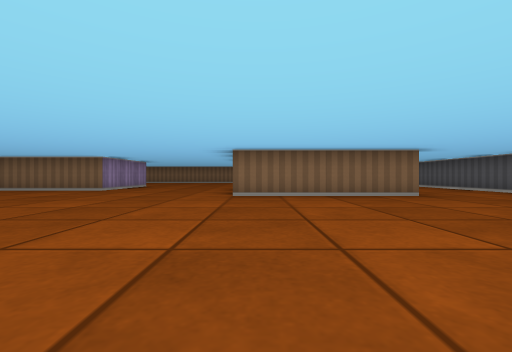
view 1 (above)

23 first-person views from a walk through a cub3D maze. The camera is about half as high as the walls, looks level and sees 90° across. The floor is counted in squares. Each view is taken from the middle of a square. On the plan, view 1 faces up. The plan holds only what a view shows up to about 9 squares ahead; the rest is blank.

view 2
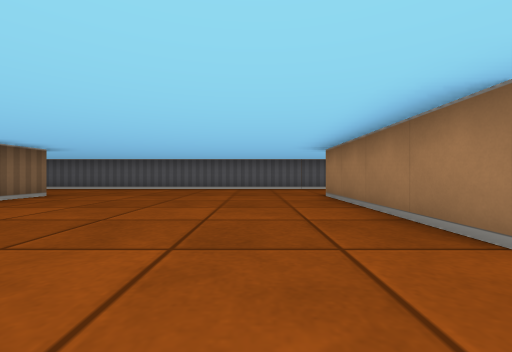

view 3
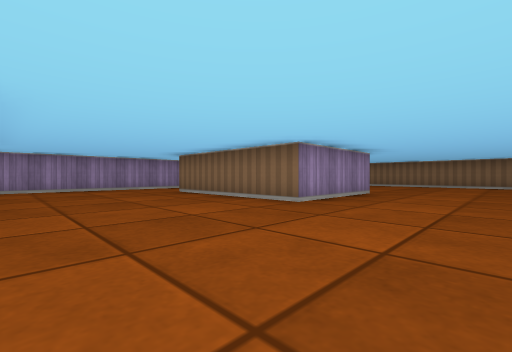

view 4
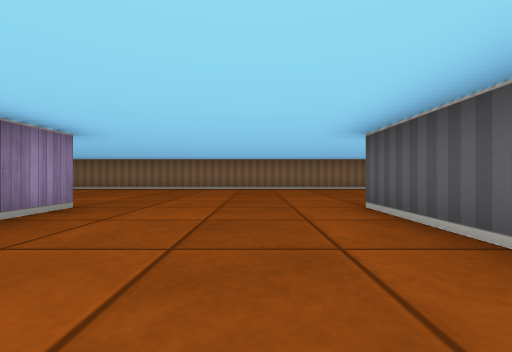

view 5
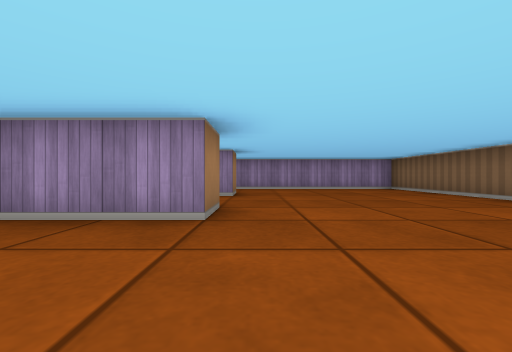

view 6
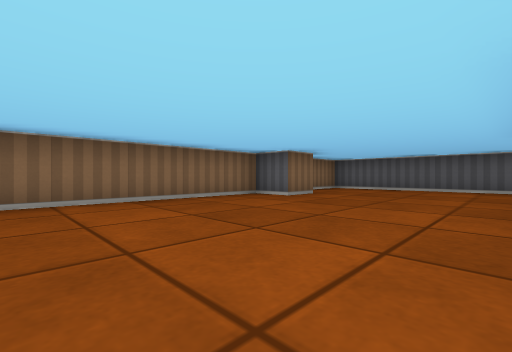

view 7
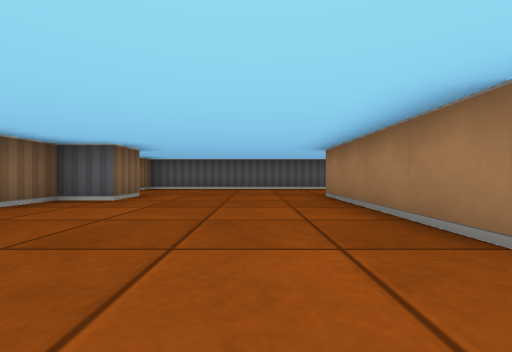

view 8
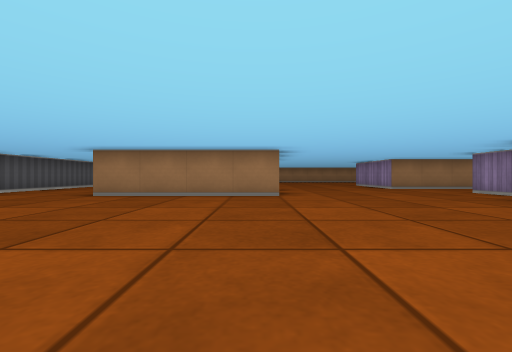

view 9
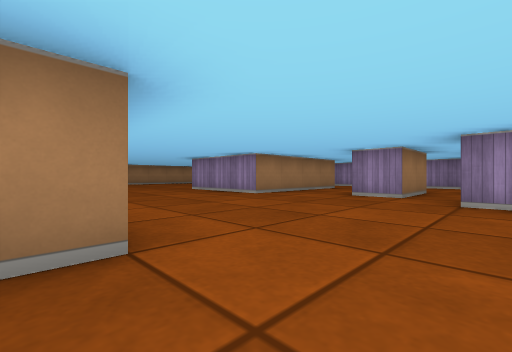

view 10
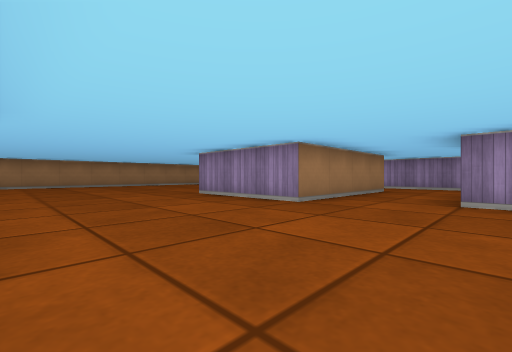

view 11
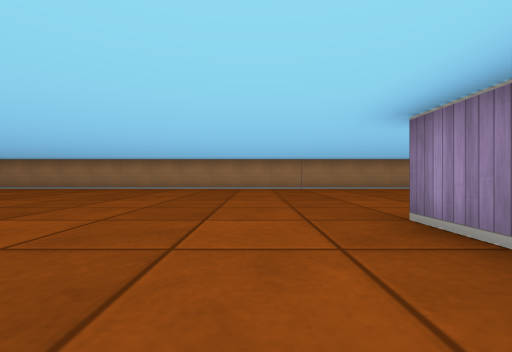

view 12
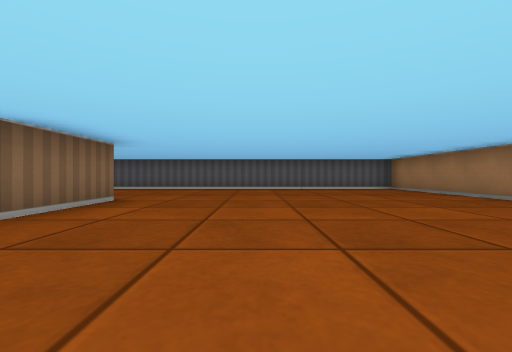

view 13
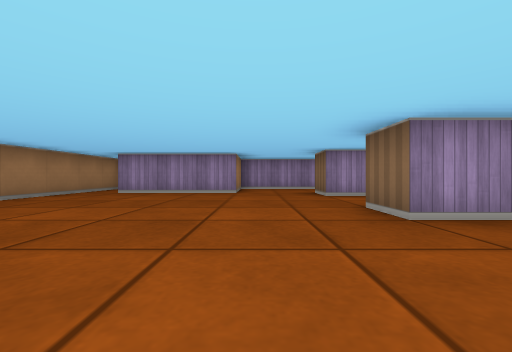

view 14
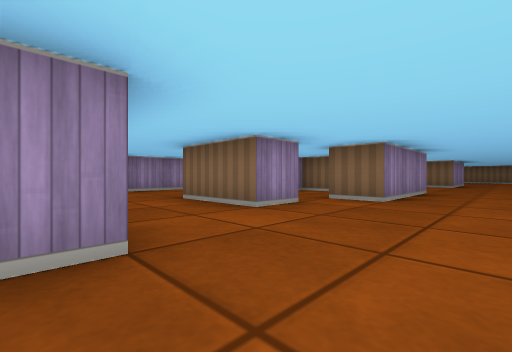

view 15
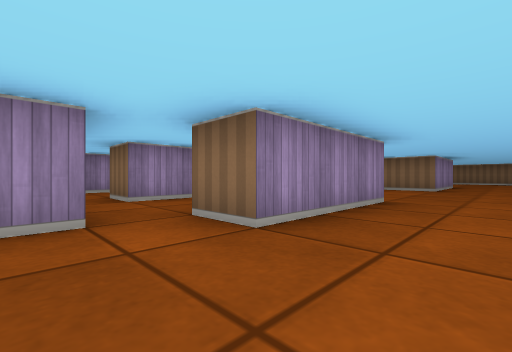

view 16
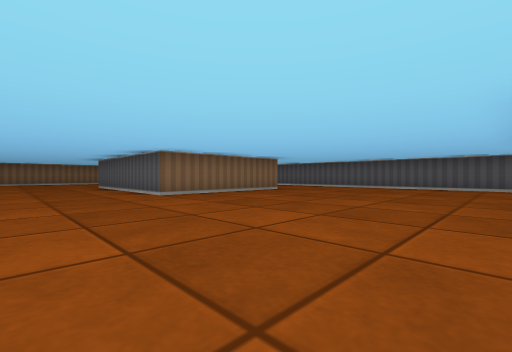

view 17
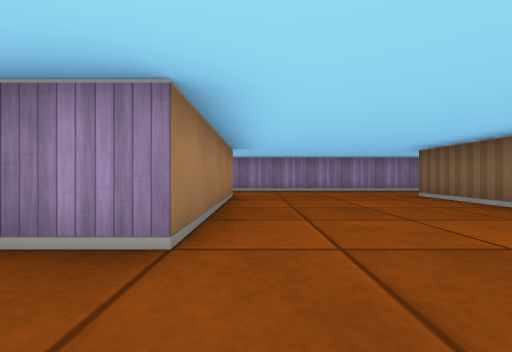

view 18
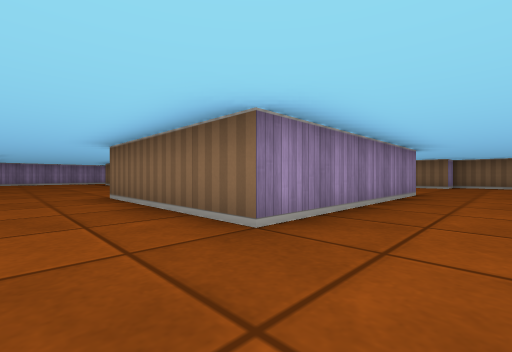

view 19
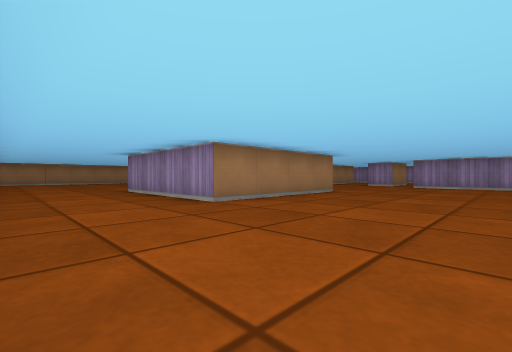

view 20
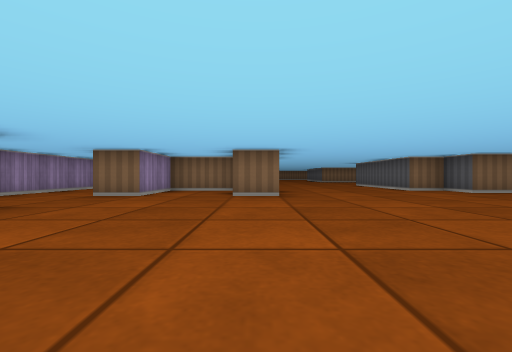

view 21
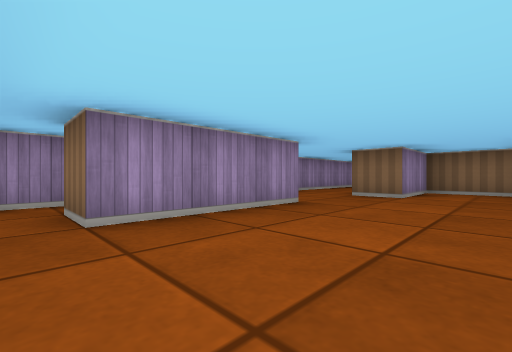

view 22
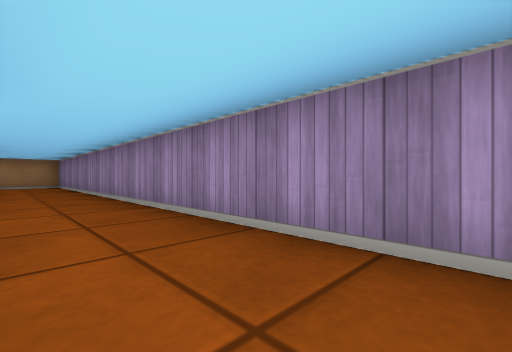

view 23
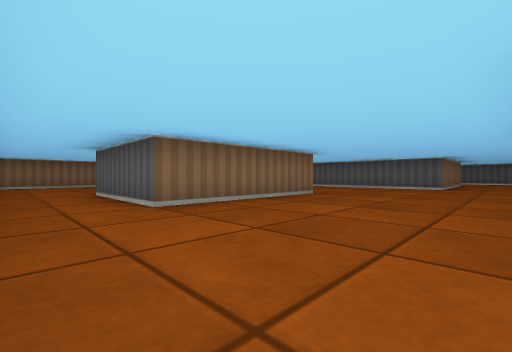

### Floor plan
Points are (right, up) in squares from view 1. A wall is a line through its corners. A room is listed if a view was taken in it or the views show most of it. See-through windows are left out.
Room 1 (views 1, 2, 3, 4, 5, 6, 7, 8, 9, 10, 11, 12, 13, 14, 15, 16, 17, 18, 19, 20, 21, 22, 23)
walls: (-0.6, -0.5) (3.5, -0.5) (3.5, -4.5); (-5.5, -0.5) (-5.5, -1.5) (-7.5, -1.5); (-0.5, 5.5) (-0.5, 10.5) (3.5, 10.5) (3.5, 5.5) (-0.5, 5.5); (-5.6, -4.5) (-7.5, -4.5) (-7.5, -6.5) (-8.5, -6.5); (-8.4, 3.5) (-4.5, 3.5) (-4.5, 0.5) (-5.5, 0.5); (-8.5, -3.5) (-4.5, -3.5) (-4.5, -6.5) (-5.5, -6.5); (2.5, -5.5) (0.5, -5.5) (0.5, -4.5) (-0.5, -4.5) (-0.5, -3); (-5.5, 10.5) (-4.5, 10.5) (-4.5, 7.5) (-8.5, 7.5) (-8.5, 10.5) (-7.5, 10.5); (-8.5, -8.4) (-8.5, -11.5) (-9.5, -11.5); (-10.5, 8.9) (-10.5, -8.5); (-10.2, -8.5) (-8.8, -8.5); (-10.5, -11.2) (-10.5, -12); (-10.4, -12.5) (6.5, -12.5) (6.5, 15.5) (3.5, 15.5) (3.5, 14.5) (2.5, 14.5) (2.5, 15.5) (-10.5, 15.5) (-10.5, 10.4)
ways out: opening at (-7.3, -0.3) to room 2
Room 2 (no view inside)
walls: (-6.6, 2.5) (-7.5, 2.5) (-7.5, 0.5) (-8.5, 0.5); (-7.5, -0.5) (-5.5, -0.5)
ways out: opening at (-7.3, -0.3) to room 1

Positions as (right, up) in squares from view 1, and headings:
1: (0, 0), facing up
2: (-2, 1), facing right
3: (-2, 4), facing up-left
4: (-2, 7), facing up
5: (-2, 11), facing left
6: (-2, 11), facing up-right
7: (-2, 12), facing right
8: (0, 5), facing down
9: (0, 1), facing down-left
10: (-1, -1), facing down-left
11: (-3, -4), facing down
12: (-2, -8), facing right
13: (-2, -8), facing left
14: (-3, -4), facing up-left
15: (-3, -1), facing up-left
16: (-3, 0), facing up-right
17: (-3, 4), facing left
18: (5, 4), facing up-left
19: (6, 3), facing down-left
20: (-5, -12), facing up
21: (-6, -12), facing up-left
22: (-9, 3), facing down-left
23: (-10, 4), facing up-right
